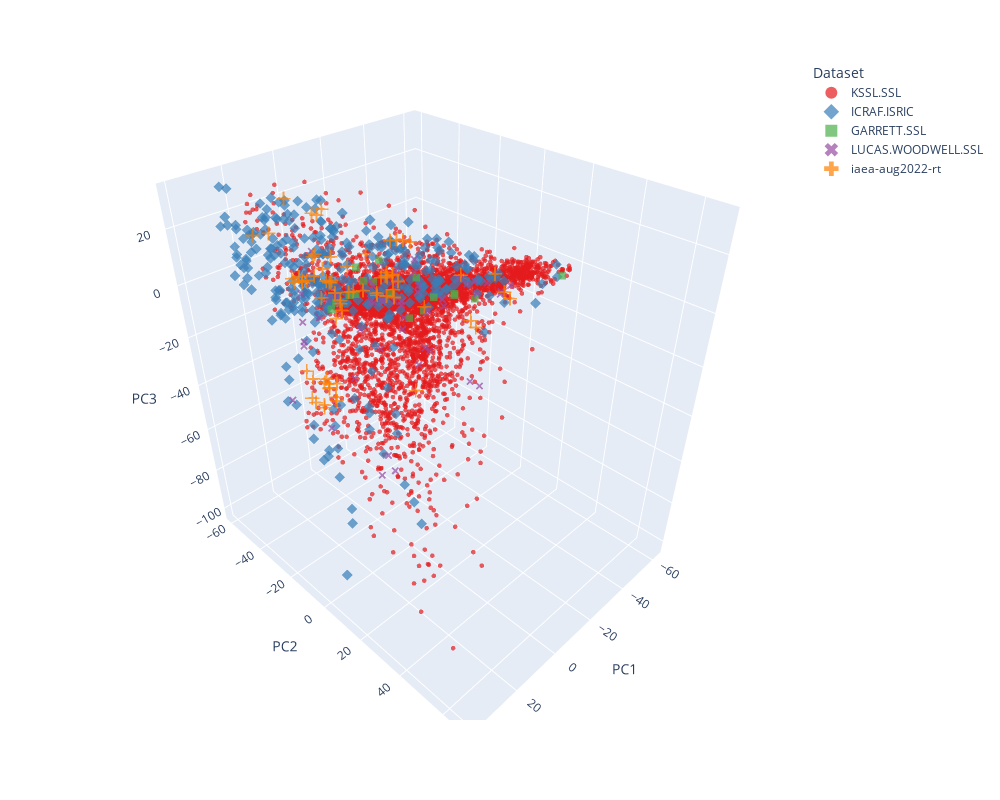

The notebook cell this image was saved under:
### Code cell
size_dict = {
    'KSSL.SSL': 1,
    'GARRETT.SSL': 3,
    'ICRAF.ISRIC': 3,
    'LUCAS.WOODWELL.SSL': 3,
    
}

plot_scatter3d(
    data_to_df(data_ossl, data_rt, n_samples_ossl=5000,  rt_ds='iaea-aug2022'), 
    size_dict=size_dict)

### Figure 1 — Plotly figure (JSON) as saved in the notebook; plotly's stock layout.template omitted (floating-point values rounded to 4 significant figures; data arrays with more than 128 entries replaced by an {"elided": "..."} marker saying what was removed)
{"data": [{"customdata": {"elided": "4602x1 str values"}, "hovertemplate": "ds=%{customdata[0]}<br>PC1=%{x}<br>PC2=%{y}<br>PC3=%{z}<br>dot_size=%{marker.size}<extra></extra>", "legendgroup": "KSSL.SSL", "marker": {"color": "rgb(228,26,28)", "line": {"width": 0}, "opacity": 0.7, "size": {"elided": "4602 int values"}, "sizemode": "area", "sizeref": 0.05, "symbol": "circle"}, "mode": "markers", "name": "KSSL.SSL", "scene": "scene", "showlegend": true, "type": "scatter3d", "x": {"elided": "4602 float values"}, "y": {"elided": "4602 float values"}, "z": {"elided": "4602 float values"}}, {"customdata": {"elided": "330x1 str values"}, "hovertemplate": "ds=%{customdata[0]}<br>PC1=%{x}<br>PC2=%{y}<br>PC3=%{z}<br>dot_size=%{marker.size}<extra></extra>", "legendgroup": "ICRAF.ISRIC", "marker": {"color": "rgb(55,126,184)", "line": {"width": 0}, "opacity": 0.7, "size": {"elided": "330 int values"}, "sizemode": "area", "sizeref": 0.05, "symbol": "diamond"}, "mode": "markers", "name": "ICRAF.ISRIC", "scene": "scene", "showlegend": true, "type": "scatter3d", "x": {"elided": "330 float values"}, "y": {"elided": "330 float values"}, "z": {"elided": "330 float values"}}, {"customdata": [["GARRETT.SSL"], ["GARRETT.SSL"], ["GARRETT.SSL"], ["GARRETT.SSL"], ["GARRETT.SSL"], ["GARRETT.SSL"], ["GARRETT.SSL"], ["GARRETT.SSL"], ["GARRETT.SSL"], ["GARRETT.SSL"], ["GARRETT.SSL"], ["GARRETT.SSL"], ["GARRETT.SSL"], ["GARRETT.SSL"], ["GARRETT.SSL"], ["GARRETT.SSL"], ["GARRETT.SSL"]], "hovertemplate": "ds=%{customdata[0]}<br>PC1=%{x}<br>PC2=%{y}<br>PC3=%{z}<br>dot_size=%{marker.size}<extra></extra>", "legendgroup": "GARRETT.SSL", "marker": {"color": "rgb(77,175,74)", "line": {"width": 0}, "opacity": 0.7, "size": [3, 3, 3, 3, 3, 3, 3, 3, 3, 3, 3, 3, 3, 3, 3, 3, 3], "sizemode": "area", "sizeref": 0.05, "symbol": "square"}, "mode": "markers", "name": "GARRETT.SSL", "scene": "scene", "showlegend": true, "type": "scatter3d", "x": [11.13, 8.736, 12.83, 9.815, 25.41, 0.6518, -2.608, 20.79, 16.37, -50.66, -14.4, 19.04, 18.83, -2.18, -0.372, -8.495, 28.42], "y": [-9.36, 3.266, 21.97, -3.034, -4.118, -10.79, 27.05, -0.9464, 0.4681, 22.68, 7.69, 22.6, -0.417, 3.133, 12.52, 13.34, 2.459], "z": [14.78, 9.875, 12.94, 11.61, 7.934, 12.95, 12.73, 12.0, 15.74, 1.13, 1.82, 13.33, 11.8, 10.9, 8.523, 6.768, 13.91]}, {"customdata": [["LUCAS.WOODWELL.SSL"], ["LUCAS.WOODWELL.SSL"], ["LUCAS.WOODWELL.SSL"], ["LUCAS.WOODWELL.SSL"], ["LUCAS.WOODWELL.SSL"], ["LUCAS.WOODWELL.SSL"], ["LUCAS.WOODWELL.SSL"], ["LUCAS.WOODWELL.SSL"], ["LUCAS.WOODWELL.SSL"], ["LUCAS.WOODWELL.SSL"], ["LUCAS.WOODWELL.SSL"], ["LUCAS.WOODWELL.SSL"], ["LUCAS.WOODWELL.SSL"], ["LUCAS.WOODWELL.SSL"], ["LUCAS.WOODWELL.SSL"], ["LUCAS.WOODWELL.SSL"], ["LUCAS.WOODWELL.SSL"], ["LUCAS.WOODWELL.SSL"], ["LUCAS.WOODWELL.SSL"], ["LUCAS.WOODWELL.SSL"], ["LUCAS.WOODWELL.SSL"], ["LUCAS.WOODWELL.SSL"], ["LUCAS.WOODWELL.SSL"], ["LUCAS.WOODWELL.SSL"], ["LUCAS.WOODWELL.SSL"], ["LUCAS.WOODWELL.SSL"], ["LUCAS.WOODWELL.SSL"], ["LUCAS.WOODWELL.SSL"], ["LUCAS.WOODWELL.SSL"], ["LUCAS.WOODWELL.SSL"], ["LUCAS.WOODWELL.SSL"], ["LUCAS.WOODWELL.SSL"], ["LUCAS.WOODWELL.SSL"], ["LUCAS.WOODWELL.SSL"], ["LUCAS.WOODWELL.SSL"], ["LUCAS.WOODWELL.SSL"], ["LUCAS.WOODWELL.SSL"], ["LUCAS.WOODWELL.SSL"], ["LUCAS.WOODWELL.SSL"], ["LUCAS.WOODWELL.SSL"], ["LUCAS.WOODWELL.SSL"], ["LUCAS.WOODWELL.SSL"], ["LUCAS.WOODWELL.SSL"], ["LUCAS.WOODWELL.SSL"], ["LUCAS.WOODWELL.SSL"], ["LUCAS.WOODWELL.SSL"], ["LUCAS.WOODWELL.SSL"], ["LUCAS.WOODWELL.SSL"], ["LUCAS.WOODWELL.SSL"], ["LUCAS.WOODWELL.SSL"], ["LUCAS.WOODWELL.SSL"]], "hovertemplate": "ds=%{customdata[0]}<br>PC1=%{x}<br>PC2=%{y}<br>PC3=%{z}<br>dot_size=%{marker.size}<extra></extra>", "legendgroup": "LUCAS.WOODWELL.SSL", "marker": {"color": "rgb(152,78,163)", "line": {"width": 0}, "opacity": 0.7, "size": [3, 3, 3, 3, 3, 3, 3, 3, 3, 3, 3, 3, 3, 3, 3, 3, 3, 3, 3, 3, 3, 3, 3, 3, 3, 3, 3, 3, 3, 3, 3, 3, 3, 3, 3, 3, 3, 3, 3, 3, 3, 3, 3, 3, 3, 3, 3, 3, 3, 3, 3], "sizemode": "area", "sizeref": 0.05, "symbol": "x"}, "mode": "markers", "name": "LUCAS.WOODWELL.SSL", "scene": "scene", "showlegend": true, "type": "scatter3d", "x": [19.37, -16.28, 8.262, -31.54, -4.105, 11.3, -14.9, 9.633, -0.4545, -4.781, 24.31, 2.427, 25.52, 33.37, 9.72, 29.98, -3.11, 15.49, -1.761, 14.93, 32.48, 22.0, 5.01, 17.68, 29.76, -3.037, -14.25, -9.821, 17.1, 28.13, 20.29, -24.02, 16.98, 17.97, -14.51, 14.84, 33.21, 10.53, -1.748, 32.25, -20.03, 6.978, -25.42, 32.23, 32.87, 3.144, 11.2, 24.45, -32.96, 20.78, 7.744], "y": [-19.73, 15.59, -0.7569, 12.45, 12.52, -1.429, 12.54, -11.02, 9.701, -9.608, -21.63, 19.56, 35.51, 61.84, -1.345, 5.633, 1.302, -8.235, -3.314, 6.287, -19.8, 23.74, 4.026, 10.08, 41.67, 2.732, 26.81, -5.725, 5.39, -5.854, 9.011, 12.83, 27.13, 13.0, -9.09, -25.56, 58.63, 10.15, -6.939, -9.423, 4.406, -8.032, 6.237, -8.663, 40.86, -1.243, -20.44, -21.81, 15.24, -11.23, -7.035], "z": [19.24, 4.729, 5.228, -1.467, 6.294, 11.44, 7.487, -8.482, 2.666, 7.648, -11.38, 9.277, 12.36, 17.11, -11.52, 15.61, 11.73, -23.31, -10.05, -47.83, -29.36, 15.22, 5.824, 13.84, 16.16, 5.464, 9.616, 11.33, 10.73, -35.71, -51.44, 4.565, 16.14, -48.5, -1.082, -7.974, 16.73, 9.095, 5.891, 4.236, 4.544, 1.771, 2.203, 13.94, 13.0, 3.05, 0.8278, -13.05, 1.22, 6.892, 9.641]}, {"customdata": [["iaea-aug2022-rt"], ["iaea-aug2022-rt"], ["iaea-aug2022-rt"], ["iaea-aug2022-rt"], ["iaea-aug2022-rt"], ["iaea-aug2022-rt"], ["iaea-aug2022-rt"], ["iaea-aug2022-rt"], ["iaea-aug2022-rt"], ["iaea-aug2022-rt"], ["iaea-aug2022-rt"], ["iaea-aug2022-rt"], ["iaea-aug2022-rt"], ["iaea-aug2022-rt"], ["iaea-aug2022-rt"], ["iaea-aug2022-rt"], ["iaea-aug2022-rt"], ["iaea-aug2022-rt"], ["iaea-aug2022-rt"], ["iaea-aug2022-rt"], ["iaea-aug2022-rt"], ["iaea-aug2022-rt"], ["iaea-aug2022-rt"], ["iaea-aug2022-rt"], ["iaea-aug2022-rt"], ["iaea-aug2022-rt"], ["iaea-aug2022-rt"], ["iaea-aug2022-rt"], ["iaea-aug2022-rt"], ["iaea-aug2022-rt"], ["iaea-aug2022-rt"], ["iaea-aug2022-rt"], ["iaea-aug2022-rt"], ["iaea-aug2022-rt"], ["iaea-aug2022-rt"], ["iaea-aug2022-rt"], ["iaea-aug2022-rt"], ["iaea-aug2022-rt"], ["iaea-aug2022-rt"], ["iaea-aug2022-rt"], ["iaea-aug2022-rt"], ["iaea-aug2022-rt"], ["iaea-aug2022-rt"], ["iaea-aug2022-rt"], ["iaea-aug2022-rt"], ["iaea-aug2022-rt"], ["iaea-aug2022-rt"], ["iaea-aug2022-rt"], ["iaea-aug2022-rt"], ["iaea-aug2022-rt"], ["iaea-aug2022-rt"], ["iaea-aug2022-rt"], ["iaea-aug2022-rt"], ["iaea-aug2022-rt"], ["iaea-aug2022-rt"], ["iaea-aug2022-rt"], ["iaea-aug2022-rt"], ["iaea-aug2022-rt"], ["iaea-aug2022-rt"], ["iaea-aug2022-rt"], ["iaea-aug2022-rt"], ["iaea-aug2022-rt"], ["iaea-aug2022-rt"], ["iaea-aug2022-rt"], ["iaea-aug2022-rt"], ["iaea-aug2022-rt"], ["iaea-aug2022-rt"], ["iaea-aug2022-rt"], ["iaea-aug2022-rt"], ["iaea-aug2022-rt"]], "hovertemplate": "ds=%{customdata[0]}<br>PC1=%{x}<br>PC2=%{y}<br>PC3=%{z}<br>dot_size=%{marker.size}<extra></extra>", "legendgroup": "iaea-aug2022-rt", "marker": {"color": "rgb(255,127,0)", "line": {"width": 0}, "opacity": 0.7, "size": [20, 20, 20, 20, 20, 20, 20, 20, 20, 20, 20, 20, 20, 20, 20, 20, 20, 20, 20, 20, 20, 20, 20, 20, 20, 20, 20, 20, 20, 20, 20, 20, 20, 20, 20, 20, 20, 20, 20, 20, 20, 20, 20, 20, 20, 20, 20, 20, 20, 20, 20, 20, 20, 20, 20, 20, 20, 20, 20, 20, 20, 20, 20, 20, 20, 20, 20, 20, 20, 20], "sizemode": "area", "sizeref": 0.05, "symbol": "cross"}, "mode": "markers", "name": "iaea-aug2022-rt", "scene": "scene", "showlegend": true, "type": "scatter3d", "x": [-29.85, 27.93, 23.28, 6.139, 8.689, 0.8322, 1.051, -0.6365, 35.34, -6.805, -9.603, 18.69, 4.26, 29.31, 3.413, 17.87, 22.16, -7.804, -9.206, 1.158, -25.95, 27.8, 31.68, -17.81, -19.7, 2.651, 10.54, 19.17, -9.002, -7.379, -5.363, 7.289, 17.72, 30.23, 29.05, -12.87, -15.72, 3.777, 23.44, 30.26, 30.62, 39.76, 22.09, -56.32, 16.02, 17.95, 18.05, 13.53, 14.51, 29.69, 28.92, 21.44, 19.25, 20.22, 20.05, 29.18, 27.04, 14.49, 15.59, 9.387, -6.33, 0.8965, 7.472, -38.24, -5.246, 23.96, 22.56, 20.33, 29.03, 15.51], "y": [-4.283, -1.88, -45.29, -6.15, -2.928, 28.83, 31.03, -40.26, 11.63, -15.85, -29.59, -43.19, -3.775, 1.983, -1.179, -16.22, -17.19, -17.28, -15.71, -26.35, 14.2, 0.83, -2.13, -19.69, -18.27, -38.63, -44.72, -14.03, -15.75, -17.33, -17.3, -31.78, -9.668, -4.08, -4.722, -20.7, -20.55, -39.74, -15.38, -2.148, -3.763, 46.83, -24.04, -3.887, -31.24, -29.94, -32.75, -8.335, -17.49, -3.984, 0.1851, -23.0, -24.05, -28.28, -30.94, -3.507, -6.462, -9.537, -17.37, -20.24, -10.02, 9.67, -11.09, 8.321, -11.36, -4.269, -12.54, -25.01, -12.02, -12.61], "z": [-0.8751, 19.01, 17.52, 5.26, 6.728, 7.606, 6.401, 20.8, 23.2, 2.403, 5.351, 17.43, 4.401, 20.48, 4.595, -33.69, -36.37, 3.448, 2.777, 5.638, 7.682, 27.35, 21.9, 10.94, 10.12, 20.18, 26.33, -33.41, 2.416, 2.311, 2.368, 4.919, 4.716, 26.58, 26.63, 11.98, 11.45, 20.82, -33.68, -16.97, -15.26, 11.53, -35.94, -19.99, 3.919, 6.53, 3.646, 7.751, 8.558, -14.63, -14.65, -37.62, 7.856, -27.74, 6.299, -16.44, -20.49, 7.494, 8.205, -5.275, 3.269, 4.624, 4.75, -5.758, 0.1996, 4.213, 7.474, 7.401, -18.77, 3.744]}], "layout": {"height": 800, "legend": {"itemsizing": "constant", "title": {"text": "Dataset"}, "tracegroupgap": 0}, "margin": {"t": 60}, "scene": {"domain": {"x": [0, 1], "y": [0, 1]}, "xaxis": {"title": {"text": "PC1"}}, "yaxis": {"title": {"text": "PC2"}}, "zaxis": {"title": {"text": "PC3"}}}, "width": 1000}}
